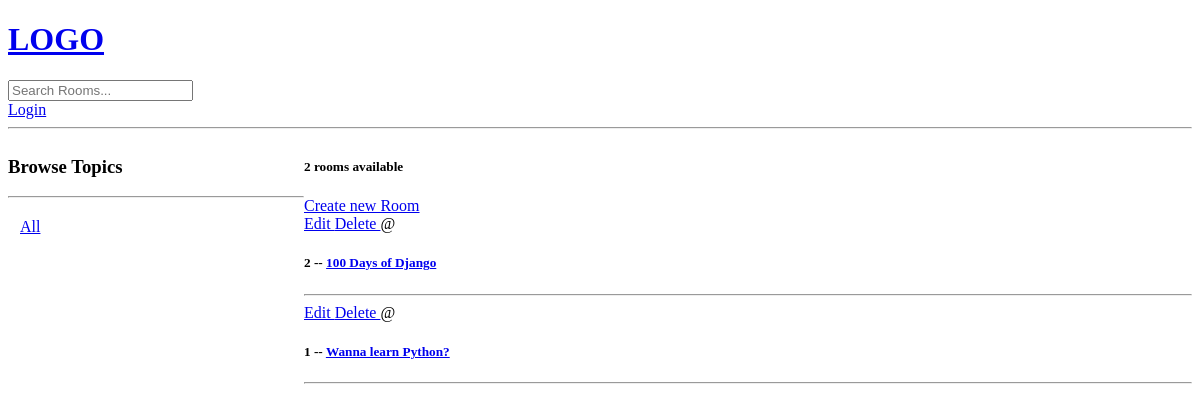
/, run on an earlier commit of the app's database.
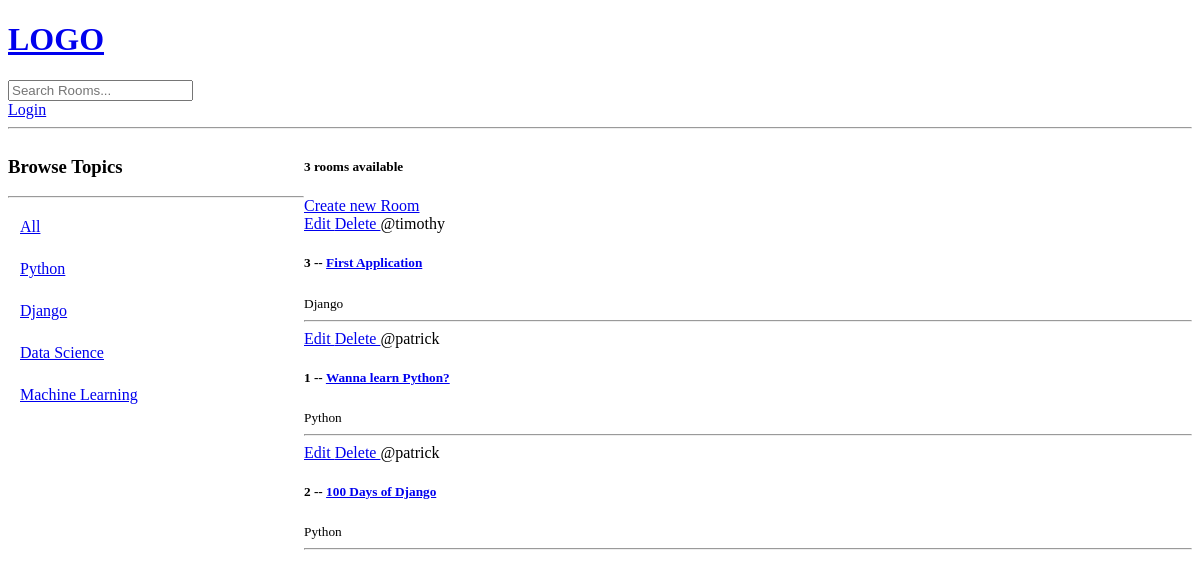
And on a later commit of the database.
### base/models.py (models this page shows, shortened)
class Room(models.Model):
    host = models.ForeignKey(User, on_delete=models.SET_NULL, null=True)
    topic = models.ForeignKey(Topic, on_delete=models.SET_NULL, null=True)
    name = models.CharField(max_length=200)
    desc = models.TextField(null=True, blank=True)
    updated = models.DateTimeField(auto_now=True)
    created = models.DateTimeField(auto_now_add=True)
    class Meta:
        ordering = ['-updated', '-created']

class Topic(models.Model):
    name = models.CharField(max_length=200)
    def __str__(self) -> str:
        return self.name

### base/views.py (the view)
# urls.py: path('', views.home, name="home"),
def home(request):
    query = request.GET.get('q') if request.GET.get('q') != None else ''
    rooms = Room.objects.filter(
        Q(topic__name__icontains = query) |
        Q(name__icontains = query) |
        Q(desc__icontains = query)
    )
    topics = Topic.objects.all()
    room_count = rooms.count()
    context = {'rooms':rooms, 'topics':topics, 'room_count': room_count}
    return render(request, 'base/home.html', context)

### base/templates/base/home.html (shortened to what this page needs)
{% extends 'main.html' %}
{% block content %}
<div class="home-container">
    <div>
        <h3> Browse Topics</h3>
        <hr>
        <div class="topic-item">
            <a href = "{% url 'home' %}"> All </a>
        </div>
        {% for topic in topics %}
            <div class="topic-item">
                <a href = "{% url 'home' %}?q={{topic.name}}"> {{topic}} </a>
            </div>
        {% endfor %}
    </div>
    <div>
        <h5> {{ room_count }} rooms available </h5>
        <a href="{% url 'create-room' %}"> Create new Room </a>
        <div>
            {% for room in rooms %}
            <div>
                <a href="{% url 'update-room' room.id %}"> Edit </a>
                <a href="{% url 'delete-room' room.id%}"> Delete </a>
                <span>@{{room.host.username}}</span>
                <h5> {{room.id}} -- <a href="{% url 'room' room.id %}"> {{room.name}} </a> </h5>
                <small>{{room.topic.name}}</small>
                <hr />
            </div>
            {% endfor %}
        </div>
    </div>
</div>
{%endblock content%}

### templates/main.html (shortened to what this page needs)
<!DOCTYPE html>
<html>
<head>
</head>
<body>
    {% include 'navbar.html'%}
    {% block content %}
    {% endblock %}
</body>
</html>

### templates/navbar.html
<a href = "/">
    <h1> LOGO </h1>
</a>
<form method="get" action="{% url 'home' %}">
    <input type="text" name="q" placeholder="Search Rooms..."/>
</form>
{% if request.user.is_authenticated %}
<a href = "{% url 'logout' %}"> Logout </a>
{% else %}
<a href = "{% url 'login' %}"> Login </a>
{% endif%}
<hr>

### base/templates/base/home.html (style rules this page uses)
.home-container { display: grid; grid-template-columns: 1fr 3fr; }
.topic-item { padding: 12px; size: 12px; }

What changed in the data, as far as the page shows it:
added Topic: name "Python"
added Topic: name "Django"
added Topic: name "Data Science"
added Topic: name "Machine Learning"
added Room: host.username "timothy", id "3", name "First Application", topic.name "Django"
changed Room "Wanna learn Python?": host.username (not shown) → "patrick"; topic.name (not shown) → "Python"; moves up the list
changed Room "100 Days of Django": host.username (not shown) → "patrick"; topic.name (not shown) → "Python"
Also different on the page:
{{ room_count }}: "2" → "3"
